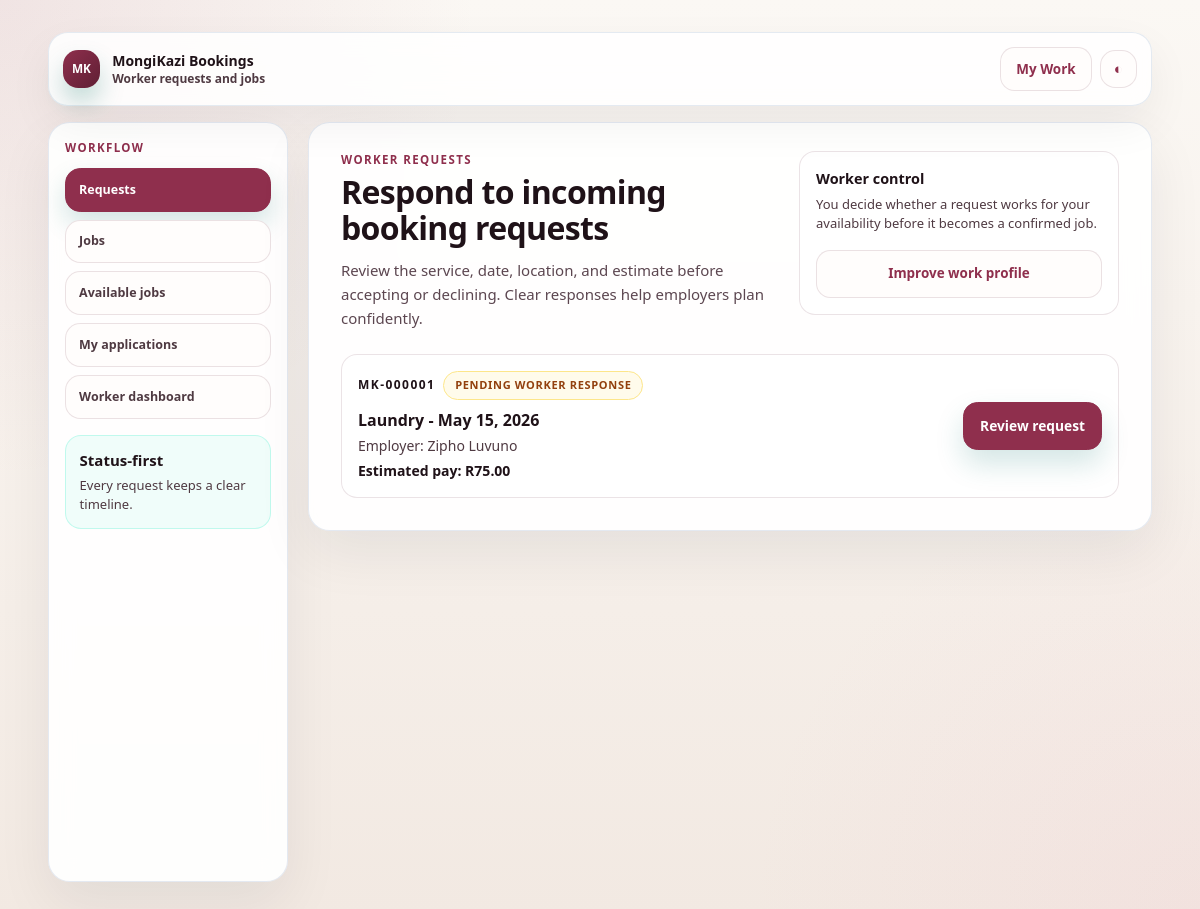
The app's page /bookings/worker/requests/ (signed in) with its own data.
### bookings/models.py (models this page shows, shortened)
class Booking(models.Model):
    class RequestType(models.TextChoices):
        DIRECT_REQUEST = "DIRECT_REQUEST", "Direct request"
        OPEN_MARKETPLACE = "OPEN_MARKETPLACE", "Open marketplace"
    class Status(models.TextChoices):
        DRAFT = "DRAFT", "Draft"
        OPEN_FOR_APPLICATIONS = "OPEN_FOR_APPLICATIONS", "Open for applications"
        APPLICATIONS_RECEIVED = "APPLICATIONS_RECEIVED", "Applications received"
        WORKER_SELECTED = "WORKER_SELECTED", "Worker selected"
        PENDING_WORKER_RESPONSE = "PENDING_WORKER_RESPONSE", "Pending worker response"
        ACCEPTED = "ACCEPTED", "Accepted"
        DECLINED = "DECLINED", "Declined"
        CANCELLED_BY_EMPLOYER = "CANCELLED_BY_EMPLOYER", "Cancelled by employer"
        CANCELLED_BY_WORKER = "CANCELLED_BY_WORKER", "Cancelled by worker"
        IN_PROGRESS = "IN_PROGRESS", "In progress"
        COMPLETED = "COMPLETED", "Completed"
        DISPUTED = "DISPUTED", "Disputed"
        CLOSED = "CLOSED", "Closed"
    booking_reference = models.CharField(max_length=32, unique=True, blank=True)
    employer = models.ForeignKey("employers.EmployerProfile", on_delete=models.PROTECT, related_name="bookings")
    worker = models.ForeignKey(
        "helpers.HelperProfile",
        on_delete=models.PROTECT,
        related_name="bookings",
        null=True,
        blank=True,
    )
    request_type = models.CharField(max_length=32, choices=RequestType.choices, default=RequestType.DIRECT_REQUEST)
    service_category = models.ForeignKey("helpers.ServiceCategory", on_delete=models.PROTECT, related_name="bookings")
    employer_location = models.ForeignKey(
        "employers.EmployerLocation",
        on_delete=models.PROTECT,
        related_name="bookings",
        null=True,
        blank=True,
    )
    status = models.CharField(max_length=32, choices=Status.choices, default=Status.PENDING_WORKER_RESPONSE)
    scheduled_date = models.DateField()
    start_time = models.TimeField()
    duration_hours = models.PositiveSmallIntegerField(validators=[MinValueValidator(1)])
    special_instructions = models.TextField(blank=True)
    worker_fee_estimate = models.DecimalField(max_digits=9, decimal_places=2, default=0, validators=[MinValueValidator(0)])
    platform_fee_estimate = models.DecimalField(max_digits=9, decimal_places=2, default=0, validators=[MinValueValidator(0)])
    total_estimate = models.DecimalField(max_digits=9, decimal_places=2, default=0, validators=[MinValueValidator(0)])
    decline_reason = models.CharField(max_length=255, blank=True)
    cancel_reason = models.CharField(max_length=255, blank=True)
    completed_at = models.DateTimeField(null=True, blank=True)
    created_by = models.ForeignKey(
        settings.AUTH_USER_MODEL,
        on_delete=models.SET_NULL,
        null=True,
        blank=True,
        related_name="created_bookings",
    )
    created_at = models.DateTimeField(auto_now_add=True)
    updated_at = models.DateTimeField(auto_now=True)
    class Meta:
        ordering = ["-created_at"]
        indexes = [
            models.Index(fields=["booking_reference"]),
            models.Index(fields=["status", "scheduled_date"]),
            models.Index(fields=["employer", "status"]),
            models.Index(fields=["worker", "status"]),
        ]

### helpers/models.py (models this page shows, shortened)
class ServiceCategory(models.Model):
    name = models.CharField(max_length=80, unique=True)
    slug = models.SlugField(max_length=120, unique=True)
    description = models.TextField(blank=True)
    is_active = models.BooleanField(default=True)
    sort_order = models.PositiveSmallIntegerField(default=0)
    created_at = models.DateTimeField(auto_now_add=True)
    updated_at = models.DateTimeField(auto_now=True)
    class Meta:
        ordering = ["sort_order", "name"]

### employers/models.py (models this page shows, shortened)
class EmployerProfile(models.Model):
    class EmployerType(models.TextChoices):
        HOUSEHOLD = "HOUSEHOLD", "Household"
        BUSINESS = "BUSINESS", "Business"
        PROPERTY = "PROPERTY", "Property / landlord"
        OTHER = "OTHER", "Other"
    class ContactMethod(models.TextChoices):
        APP = "APP", "App"
        PHONE = "PHONE", "Phone"
        WHATSAPP = "WHATSAPP", "WhatsApp"
        EMAIL = "EMAIL", "Email"
    class TrustStatus(models.TextChoices):
        NEW = "NEW", "New"
        PROFILE_STARTED = "PROFILE_STARTED", "Profile started"
        READY_FOR_BOOKING = "READY_FOR_BOOKING", "Ready for booking"
        VERIFIED = "VERIFIED", "Verified"
        SUSPENDED = "SUSPENDED", "Suspended"
    user = models.OneToOneField(settings.AUTH_USER_MODEL, on_delete=models.CASCADE, related_name="employer_profile")
    display_name = models.CharField(max_length=120, blank=True)
    employer_type = models.CharField(max_length=20, choices=EmployerType.choices, default=EmployerType.HOUSEHOLD)
    primary_location_label = models.CharField(max_length=80, blank=True)
    primary_area = models.CharField(max_length=255, blank=True)
    primary_area_locality = models.ForeignKey(
        "locations.Locality",
        on_delete=models.SET_NULL,
        null=True,
        blank=True,
        related_name="employer_profiles",
    )
    contact_number = models.CharField(max_length=20, blank=True)
    preferred_contact_method = models.CharField(max_length=20, choices=ContactMethod.choices, blank=True)
    is_active = models.BooleanField(default=True)
    is_profile_complete = models.BooleanField(default=False)
    is_verified = models.BooleanField(default=False)
    trust_status = models.CharField(max_length=24, choices=TrustStatus.choices, default=TrustStatus.NEW)
    profile_completion_percent = models.PositiveSmallIntegerField(default=0)
    average_rating = models.DecimalField(max_digits=3, decimal_places=2, default=0)
    completed_bookings = models.PositiveIntegerField(default=0)
    created_at = models.DateTimeField(auto_now_add=True)
    updated_at = models.DateTimeField(auto_now=True)
    class Meta:
        indexes = [
            models.Index(fields=["is_active", "is_profile_complete"]),
            models.Index(fields=["trust_status"]),
            models.Index(fields=["primary_area"]),
            models.Index(fields=["employer_type"]),
        ]

### accounts/models.py (models this page shows, shortened)
class User(AbstractUser):
    class Role(models.TextChoices):
        EMPLOYER = "EMPLOYER", _("Employer")
        HELPER = "HELPER", _("Helper")
        OPERATIONS = "OPERATIONS", _("Operations")
        ADMIN = "ADMIN", _("Admin")
    email = models.EmailField(_("email address"), unique=True)
    role = models.CharField(max_length=20, choices=Role.choices, blank=True)
    phone_number = models.CharField(max_length=20, unique=True, null=True, blank=True)
    is_phone_verified = models.BooleanField(default=False)
    is_onboarding_complete = models.BooleanField(default=False)
    accepted_terms = models.BooleanField(default=False)
    accepted_terms_at = models.DateTimeField(null=True, blank=True)
    groups = models.ManyToManyField(
        Group,
        verbose_name=_("groups"),
        blank=True,
        help_text=_("The groups this user belongs to. A user will get all permissions granted to each of their groups."),
        related_name="mongikazi_user_set",
        related_query_name="mongikazi_user",
    )
    user_permissions = models.ManyToManyField(
        Permission,
        verbose_name=_("user permissions"),
        blank=True,
        help_text=_("Specific permissions for this user."),
        related_name="mongikazi_user_set",
        related_query_name="mongikazi_user",
    )
    class Meta:
        indexes = [
            models.Index(fields=["role"]),
            models.Index(fields=["phone_number"]),
            models.Index(fields=["is_onboarding_complete"]),
        ]
    @property
    def is_helper(self):
        return self.role == self.Role.HELPER

### bookings/views.py (the view)
# urls.py: path("worker/requests/", views.worker_requests, name="worker_requests"),
@login_required
@require_http_methods(["GET"])
def worker_requests(request):
    guard = _worker_guard(request)
    if guard:
        return guard
    worker_profile = _worker_profile_for_user(request.user)
    if not worker_profile:
        messages.warning(request, "Complete your worker profile before handling requests.")
        return redirect("helpers:profile_incomplete")
    requests_qs = get_worker_booking_requests(request.user)
    return render(
        request,
        "bookings/worker_requests.html",
        {
            "requests": requests_qs,
            "portal_kind": "worker",
            "nav_active": "worker_requests",
        },
    )

### bookings/selectors/booking_selectors.py (called while the page is built)
def get_worker_booking_requests(user):
    return (
        Booking.objects.select_related("employer", "service_category", "employer_location")
        .filter(worker__user=user, status=Booking.Status.PENDING_WORKER_RESPONSE)
    )

### bookings/views.py (called while the page is built)
def _worker_guard(request):
    if not request.user.is_authenticated:
        return redirect("accounts:login")
    if not getattr(request.user, "is_helper", False):
        return redirect("onboarding:start")
    if not request.user.is_onboarding_complete:
        return redirect("onboarding:start")
    return None

def _worker_profile_for_user(user):
    return HelperProfile.objects.filter(user=user, is_active=True).first()

### bookings/templates/bookings/worker_requests.html (shortened to what this page needs)
{% extends 'base/base_bookings.html' %}
{% block content %}
<div class="mk-content-panel">
  <header class="mk-page-header mk-page-header--split">
    <div>
      <p class="mk-eyebrow">Worker requests</p>
      <h1 class="mk-page-header__title">Respond to incoming booking requests</h1>
      <p class="mk-page-header__lead">Review the service, date, location, and estimate before accepting or declining. Clear responses help employers plan confidently.</p>
    </div>
    <aside class="mk-soft-panel">
      <p class="mk-page-header__aside-title">Worker control</p>
      <p class="mk-page-header__aside-copy">You decide whether a request works for your availability before it becomes a confirmed job.</p>
      <a href="{% url 'helpers:profile_detail' %}" class="mk-btn-secondary mt-4 inline-flex w-full justify-center">Improve work profile</a>
    </aside>
  </header>
  {% if requests %}
    <div class="mt-6 grid gap-3">
      {% for booking in requests %}
        <article class="mk-row-card">
          <div class="min-w-0">
            <div class="flex flex-wrap items-center gap-2">
              <p class="text-xs font-bold uppercase tracking-[0.12em] text-mk-primary">{{ booking.booking_reference }}</p>
              <span class="mk-status mk-status-pending">{{ booking.get_status_display }}</span>
            </div>
            <h2 class="mt-2 text-base font-bold text-mk-text">{{ booking.service_category.name }} - {{ booking.scheduled_date }}</h2>
            <p class="mt-1 text-sm font-medium text-mk-muted">Employer: {{ booking.employer.display_name|default:booking.employer.user.get_full_name|default:booking.employer.user.email }}</p>
            <p class="mt-1 mk-row-highlight">Estimated pay: R{{ booking.worker_fee_estimate }}</p>
          </div>
          <div class="flex flex-wrap items-center gap-2 sm:justify-end">
            <a href="{% url 'bookings:worker_request_detail' booking_reference=booking.booking_reference %}" class="mk-btn-primary">Review request</a>
          </div>
        </article>
      {% endfor %}
    </div>
  {% endif %}
</div>
{% endblock %}

### website/static/website/css/mk-tokens.css (style rules this page uses)
:root { --mk-maroon-soft: #F1ADC3; --mk-maroon-primary: #8F2F4D; --mk-maroon-deep: #5F1F34; --beige-50: #FBF8F4; --beige-100: #F2E9E2; --mk-surface: #FFFDFC; --mk-surface-soft: #FFFFFF; --mk-text: #1F1218; --mk-muted: #4F3A42; --mk-subtext: #5C4650; --mk-border: rgba(95, 31, 52, 0.12); --mk-layout-max: 88rem; --mk-layout-gutter: 1rem; --mk-shell-max: 105rem; --mk-primary: var(--mk-maroon-primary); --mk-primary-dark: var(--mk-maroon-deep); --mk-secondary: var(--beige-100); --mk-accent: var(--mk-maroon-soft); --mk-bg: var(--beige-50); --mk-success: #2D6A4F; --mk-warning: #B45309; --mk-danger: #B91C1C; --mk-ink: var(--mk-maroon-deep); --mk-nav-bg: rgba(251, 248, 244, 0.92); --mk-shadow-soft: 0 14px 34px rgba(95, 31, 52, 0.08); --mk-shadow-lift: 0 22px 56px rgba(95, 31, 52, 0.12); }

### website/static/website/css/mk-portal.css (style rules this page uses)
* { box-sizing: border-box; }
a { text-decoration: none; }
.mk-body { background: radial-gradient(circle at top left, color-mix(in srgb, var(--mk-maroon-primary) 10%, transparent), transparent 30rem), radial-gradient(circle at bottom right, color-mix(in srgb, var(--mk-maroon-soft) 12%, transparent), transparent 28rem), linear-gradient(180deg, var(--mk-bg) 0%, var(--beige-100) 100%); }
.mk-eyebrow, .mk-hero-kicker { font-size: 0.72rem; font-weight: 800; letter-spacing: 0.14em; text-transform: uppercase; color: var(--mk-primary); }
.mk-mini-link, .mk-btn-primary, .mk-btn-secondary, .mk-btn-ghost { min-height: 2.95rem; border-radius: 1rem; font-size: 0.88rem; font-weight: 800; }
.mk-btn-primary, .mk-btn-secondary, .mk-btn-ghost { display: inline-flex; align-items: center; justify-content: center; padding: 0.72rem 1rem; cursor: pointer; }
.mk-btn-primary { background: var(--mk-primary); color: #fff; border: 1px solid transparent; min-height: 48px; }
.mk-btn-secondary { background: var(--mk-surface); color: var(--mk-primary); border: 1px solid color-mix(in srgb, var(--mk-primary) 28%, var(--mk-border)); }

### website/static/website/css/public_app.css (style rules this page uses)
* { box-sizing: border-box; }
html { color-scheme: light; }
body { margin: 0; overflow-x: hidden; background: var(--mk-bg); color: var(--mk-text); font-size: 15px; font-feature-settings: "cv02", "cv03", "cv04", "cv11"; text-rendering: optimizeLegibility; }
a { color: inherit; text-decoration: none; }
.mk-muted, .text-mk-muted { color: var(--mk-muted); font-size: 0.8125rem; line-height: 1.5; }
html[data-theme="light"] label, html[data-theme="light"] .text-mk-text { color: var(--mk-text); }
html[data-theme="light"] .text-mk-muted, html[data-theme="light"] .mk-body-copy, html[data-theme="light"] .mk-muted { color: var(--mk-muted); }
.mk-btn-primary, .mk-btn-secondary, .mk-btn-dark, .mk-btn-ghost { display: inline-flex; align-items: center; justify-content: center; min-height: 48px; border-radius: 1rem; padding: 0.85rem 1.15rem; font-size: 0.9rem; font-weight: 800; line-height: 1.2rem; text-align: center; transition: transform 0.18s ease, background-color 0.18s ease, border-color 0.18s ease, color 0.18s ease, box-shadow 0.18s ease; }
.mk-btn-primary { background: var(--mk-primary); color: #fff; box-shadow: 0 12px 26px rgba(95, 31, 52, 0.22); }
.mk-btn-secondary { background: var(--mk-surface); color: var(--mk-primary); border: 1px solid color-mix(in srgb, var(--mk-primary) 32%, var(--mk-border)); }

### website/static/website/css/mk-polish.css (style rules this page uses)
.mk-content-panel { padding: 1.25rem 1.25rem 1.5rem; }
@media (min-width: 640px) { .mk-content-panel { padding: 1.5rem 1.75rem 1.75rem; } }
@media (min-width: 1024px) { .mk-content-panel { padding: 1.75rem 2rem 2rem; } }
.mk-page-header { display: grid; gap: 1.25rem; }
.mk-page-header--split { gap: 1.25rem; }
@media (min-width: 1024px) { .mk-page-header--split { grid-template-columns: minmax(0, 1fr) minmax(280px, 320px); align-items: start; gap: 1.5rem; } }
.mk-page-header__title { margin-top: 0.35rem; font-size: clamp(1.65rem, 3vw, 2rem); font-weight: 800; letter-spacing: -0.02em; line-height: 1.15; color: var(--mk-text); }
.mk-page-header__lead { margin-top: 0.65rem; max-width: 42rem; font-size: 0.9375rem; line-height: 1.6; color: var(--mk-subtext); }
.mk-page-header__aside-title { font-size: 0.9rem; font-weight: 800; color: var(--mk-text); }
.mk-page-header__aside-copy { margin-top: 0.35rem; font-size: 0.8125rem; line-height: 1.5; color: var(--mk-muted); }
.mk-row-highlight { font-size: 0.875rem; font-weight: 700; color: var(--mk-text); }

### records on screen
Booking: booking_reference "MK-000001", status "PENDING WORKER RESPONSE", service_category.name "Laundry", scheduled_date "May 15, 2026", employer.display_name "Zipho Luvuno", worker_fee_estimate "75.00"
